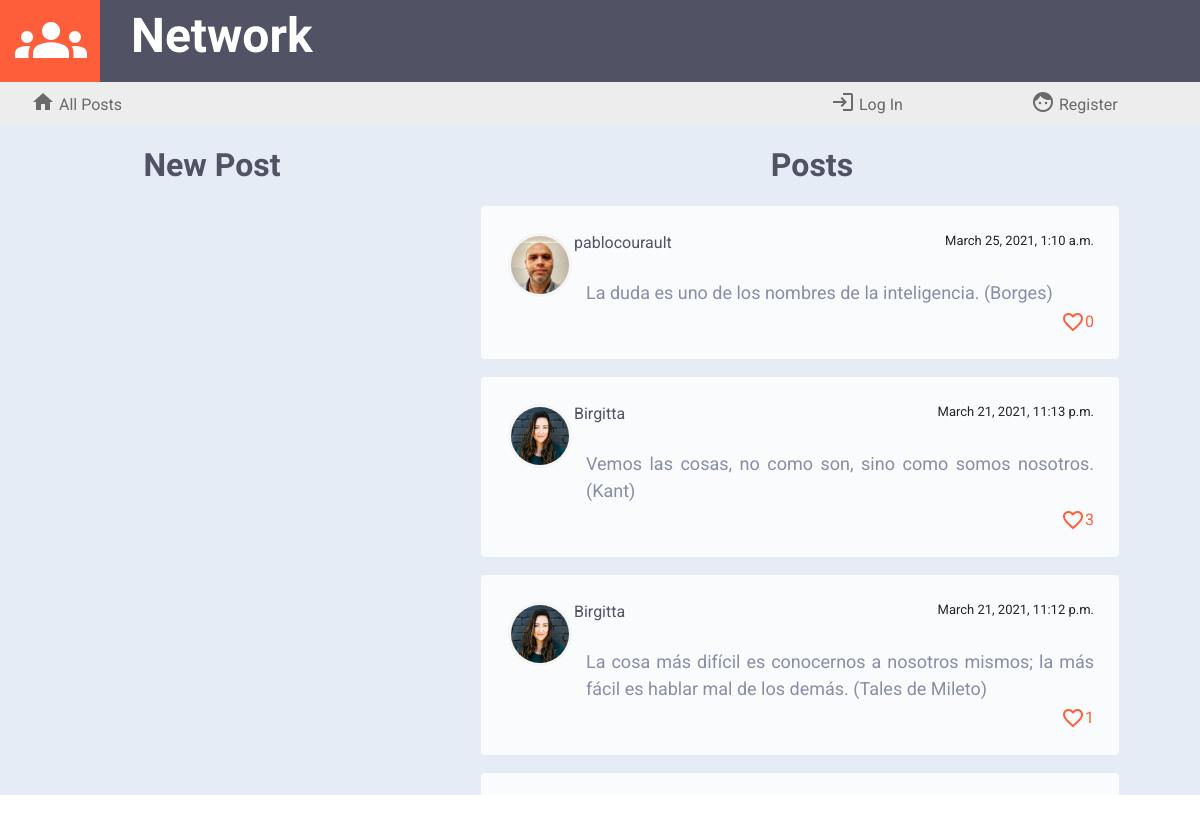
Before: / with the older database file.
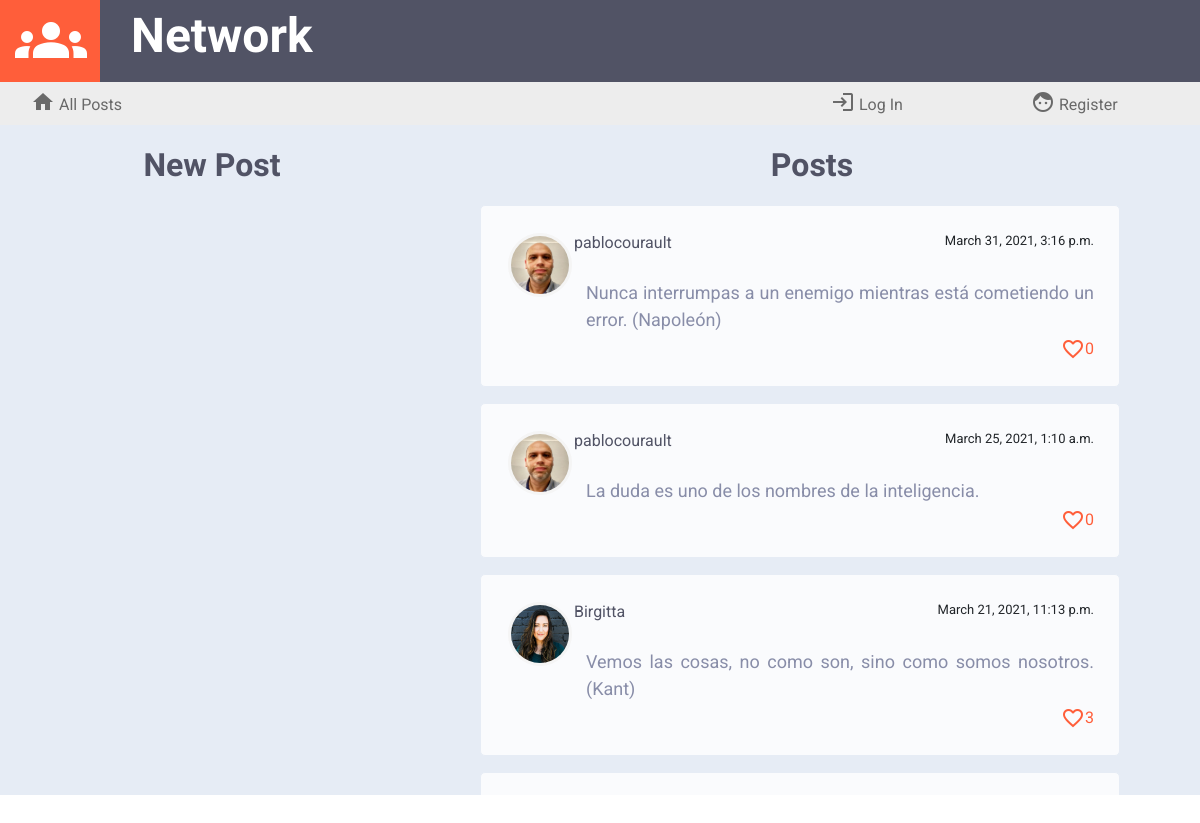
After: the same page with the newer database file.
### network/models.py (models this page shows, shortened)
class Posts(models.Model): # publicación
    usuario = models.ForeignKey(User, on_delete=models.CASCADE, blank=False)
    avatar = models.CharField(max_length=12, blank=False)
    contents = models.TextField(max_length=640, blank=False)
    post_date = models.DateTimeField(blank=False, auto_now_add=True)
    cantidad_megusta = models.IntegerField(default=0)
    megusta = models.ManyToManyField(User, blank=True, related_name="likesto")

class User(AbstractUser):
    pass

### network/views.py (the view)
# urls.py: path("", views.index, name="index"),
def index(request):
    lista_posts = Posts.objects.all().order_by('-post_date')
    paginator = Paginator(lista_posts, 10)
    page_number = request.GET.get('page')
    page_obj = paginator.get_page(page_number)
    if request.user.is_authenticated:
        perfil = Profile.objects.get(usuario=request.user)
        return render(request, "network/index.html",{"perfil": perfil,'page_obj': page_obj})
    else:
        return render(request, "network/index.html",{'page_obj': page_obj})

### network/templates/network/index.html (shortened to what this page needs)
{% extends "network/layout.html" %}
{% load static %}
{% block body %}
<div class="container-fluid cuerpo">
    <div class="row">
        <div class="col-lg-4 col-sm-12">
           <div class="titleNewPost">New Post</div>
        </div>
        <div class="col-lg-8 col-sm-12">
            {% if following %}
            <div class="titleNewPost">Followed Users</div>
            {% else %}
            <div class="titleNewPost">Posts</div>
            {% endif %}
        </div>
    </div>
    <div class="row" id="principal">
        <div class="col-lg-4 col-sm-12">
            {% if user.is_authenticated %}
            <div id="formulario">
            <form id="compose-form">
                <div> <textarea id="compose-post"></textarea> </div>
                <div> <input type="submit" class="botonenviar" value="Send"/> </div>
            </form>
            <div id="successfully">posted successfully
                <span class="material-icons" id="successfullyicon">
                    sentiment_satisfied_alt
                    </span>
            </div>
            </div>
            {% else %}
            <div id="formulario">
            </div>
            {% endif %}
        </div>
        <div class="col-lg-8 col-sm-12" id="posts">
            {% for post in page_obj %}
            <div class="post">
                <div class="postdetails"> <a href="{% url 'profile' post.usuario %}"> <img src="/static/network/avatars/{{post.avatar}}" class="postavatar"> <text class="postname">{{post.usuario}}</text> </a> <text class="postdate">{{post.post_date}}</text><br></div>
                <div class="postcontents" id='contents{{post.id}}'>{{post.contents}}</div>
                {% if user.is_authenticated %}
                <textarea class="editcontents" id='editcontents{{post.id}}'>{{post.contents}}</textarea>
                <div>
                    {% if post.usuario == request.user %}
                    <br><a class="enlaceedit" data-postid='{{post.id}}'>Edit</a>
                    {% endif %}
                </div>
                <div class="postlikes">
                <i class="material-icons iconlikes identity" data-identity='{{post.id}}' style="cursor: pointer" id='icon{{post.id}}'>
                    {% if user in post.megusta.all %}
                        favorite
                    {% else %}
                        favorite_border
                    {% endif %}
                </i>
                <text class="numberlikes" id='text{{post.id}}'>&nbsp;{{post.cantidad_megusta}}</text></div>
                {% else %}
                <div class="postlikes"><i class="material-icons iconlikes">favorite_border</i><text class="numberlikes">{{post.cantidad_megusta}}</text></div>
                {% endif %}
            </div>
            {% endfor %}
        </div>
    </div>
</div>
{% endblock %}

### network/templates/network/layout.html (shortened to what this page needs)
{% load static %}
<!DOCTYPE html>
<html lang="es">
    <head>
        <link rel="stylesheet" href="https://stackpath.bootstrapcdn.com/bootstrap/4.4.1/css/bootstrap.min.css">
        <link href="{% static 'network/styles.css' %}" rel="stylesheet">
    </head>
    <body>
        <div class="container-fluid">
            <div class="row cabecera">
                <div class="col-lg-1 col-sm-6" id="col-iconcabecera">
                    <i class="material-icons" id="iconcabecera">groups</i>
                </div>
                <div class="col-lg-3 col-sm-6" id="titlecabecera">
                        Network
                </div>
                {% if user.is_authenticated %}
                <div class="col-lg-6 col-sm-12">
                    <a class="nav-link" href="{% url 'profile' user.username %}" ><text id="username">{{ user.username }}</text></a>
                </div>
                <div class="col-lg-2 col-sm-12">
                    <a href="{% url 'profile' user.username %}" ><img src="/static/network/avatars/{{perfil.avatar}}" id="avatar"> </a>
                </div>
                {% else %}
                <div class="col-8">
                </div>
                {% endif %}
            </div>
            <div class="row menu">
                <div class="col-2">
                    <a class="nav-link" href="{% url 'index' %}"> <i class="material-icons icono" title="all post">home</i> All Posts</a>
                </div>
                {% if user.is_authenticated %}
                <div class="col-2">
                    <a class="nav-link" href="{% url 'following' %}"> <i class="material-icons icono" title="following">people</i> Following</a>
                </div>
                <div class="col-6">
                </div>
                <div class="col-2">
                    <a class="nav-link" href="{% url 'logout' %}"> <i class="material-icons icono" title="all post">logout</i> Log Out</a>
                </div>
                {% else %}
                <div class="col-6">
                </div>
                <div class="col-2">
                    <a class="nav-link" href="{% url 'login' %}"><i class="material-icons icono" title="login">login</i> Log In</a>
                </div>
                <div class="col-2">
                    <a class="nav-link" href="{% url 'register' %}"><i class="material-icons icono" title="register">face</i> Register</a>
                </div>
                {% endif %}
            </div>
        </div>
        <div class="body">
            {% block body %}
            {% endblock %}
        </div>
    </body>
</html>

### network/static/network/styles.css (style rules this page uses)
a { font-family: 'Roboto', sans-serif; color: dimgrey; }
body { overflow-x:hidden; overflow-y: hidden; }
.cabecera { background: #515365; height: 82px; flex-wrap: nowrap; justify-content:baseline }
.menu { background: #ededed; }
.cuerpo { background: #e6ecf5; }
.icono { vertical-align:text-bottom; }
#titlecabecera { font-family: 'Jura', sans-serif; font-size: 48px; font-weight: bold; color: #fff; margin-left: 16px; }
#col-iconcabecera { background-color: #ff5e3a; text-align: center; }
#iconcabecera { padding-top: 4px; font-size: 72px; color: #fff; }
.titleNewPost { font-family: 'Jura', sans-serif; font-size: 32px; font-weight: bolder; color: #515365; text-align: center; vertical-align: text-bottom; padding-top: 16px; padding-left: 24px; }
#formulario, #posts { padding-top: 16px; text-align: center; justify-content: center; }
#posts { overflow-y:scroll; }
.post { height: auto; min-width: 640px; max-width: 640px; background: #fafbfd; border: 1px solid #e6ecf5; border-radius: 5px; padding: 25px; position: relative; box-sizing: border-box; margin: 0 auto 16px; font-family: 'Roboto', sans-serif; font-size:small; display:inline-block; justify-content: left; }
.postavatar { border: 1px solid whitesmoke; padding: 2px; margin: 2px; border-radius: 100%; width: 64px; height: 64px; background-color: whitesmoke; float:left; }
.postname { font-family: 'Roboto', sans-serif; font-size:medium; font-weight: normal; color: #515365; float: left; }
.postdate { font-family: 'Roboto', sans-serif; font-size:small; font-weight: normal; float:right; }
.postdetails { font-family: 'Roboto', sans-serif; font-size:medium; font-weight:normal; }
.postcontents { font-family: 'Roboto', sans-serif; font-size:large; color: #888da8; display:block; margin-top: 24px; padding-left: 80px; padding-bottom: 4px; text-align: justify }
.postlikes { display:inline-flex; float:right; vertical-align:text-bottom; }
.iconlikes { color: #ff5e3a; }
.numberlikes { color:#ff5e3a; font-family: 'Roboto', sans-serif; font-size:medium; }

Changed rows visible on the page:
no longer on this page (row edited): Posts: avatar (picture), usuario "Birgitta", post_date "March 21, 2021, 11:12 p.m.", contents "La cosa más difícil es conocernos a nosotros mismos; la más fácil es hablar mal de los demás. (Tales de Mileto)", cantidad_megusta "1"
added Posts: avatar (picture), usuario "pablocourault", post_date "March 31, 2021, 3:16 p.m.", contents "Nunca interrumpas a un enemigo mientras está cometiendo un error. (Napoleón)", cantidad_megusta "0"
changed Posts: contents "La duda es uno de los nombres de la inteligencia. (Borges)" → "La duda es uno de los nombres de la inteligencia."
